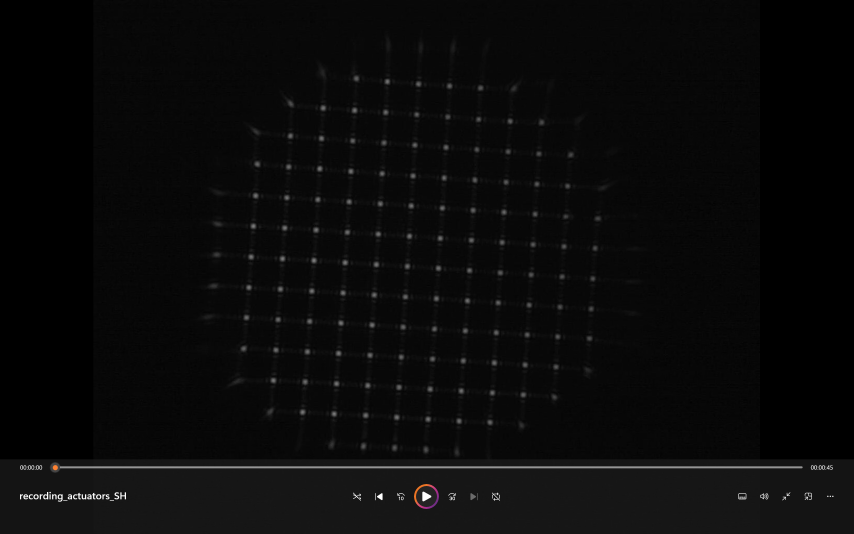
#> input picture Videos/61reference.png, 2560 x 1600 px, found by its file name (shown at 1/3 size); the run also reads 1 picture not shown here
$ python reconstruction_latest.py
#> lines starting #> are read from the running program, lines starting #| are printed output that depends on the picture; after the words box and inside, x2 and y2 are one past the last pixel; in counts of white or black regions, pixels touching at a corner belong together
import cv2
import numpy as np
import matplotlib.pyplot as plt
from scipy.ndimage.measurements import center_of_mass
from zernike import RZern
# [6 lines of commented-out code are left out]

img_original=cv2.imread(r"C:\Users\ASUS\Desktop\adaptive_optics\Project\Section5\get_slope\61reference.png")
#> img_original is the input picture: shape (1600, 2560, 3); mean B, G, R 10, 10, 10
img_change1 = cv2.imread(r"C:\Users\ASUS\Desktop\adaptive_optics\Project\Section5\get_slope\61change1.png")
img_change2 = cv2.imread(r"C:\Users\ASUS\Desktop\adaptive_optics\Project\Section5\get_slope\61change2.png")
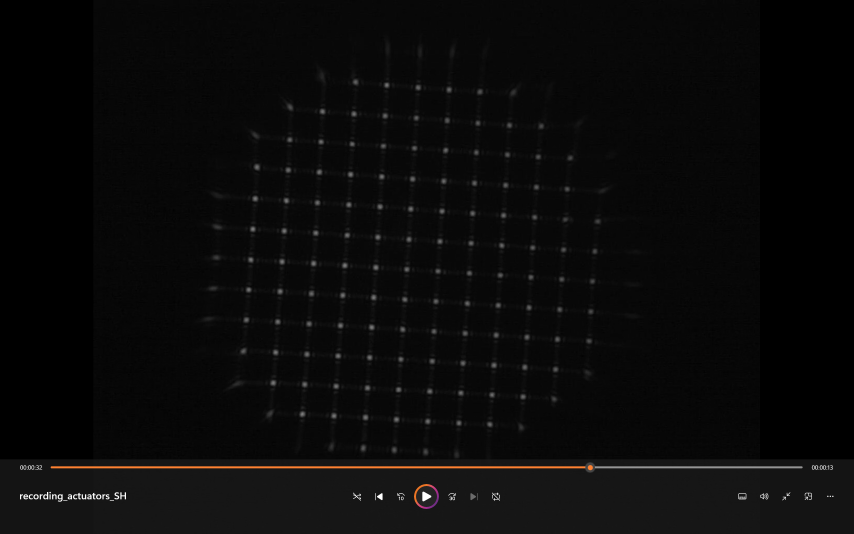
#> input picture Videos/61change2.png, 2560 x 1600 px, found by its file name (shown at 1/3 size)
#> img_change2 is the input picture: shape (1600, 2560, 3); mean B, G, R 9.7, 9.9, 10.3
#print(np.shape(img_original))
#Cut the picture
img_original=img_original[10:1300,(1280-800):(1280+700),:]
#> img_original: shape (1290, 1500, 3)
img_change1=img_change1[10:1300,(1280-800):(1280+700),:]
#> img_change1: shape (1290, 1500, 3)
img_change2=img_change2[10:1300,(1280-800):(1280+700),:]
#> img_change2: shape (1290, 1500, 3)


def create_reference_fixed_grid(img):
    img_gray=cv2.cvtColor(img,cv2.COLOR_BGR2GRAY)
    #find threshod
    retv,thresh=cv2.threshold(img_gray,50,255,cv2.THRESH_BINARY)
    #find contour
    contours,hierarchy=cv2.findContours(thresh,cv2.RETR_TREE,cv2.CHAIN_APPROX_SIMPLE)
    # [6 lines of commented-out code are left out]
    points = np.zeros((len(contours),2))
    i=0
    for contour in contours:
        # Calculate the moments of the contour
        moments = cv2.moments(contour)
        # Calculate the centroid coordinates
        if moments['m00'] !=0:
            center_x = int(moments['m10'] / moments['m00'])
            center_y = int(moments['m01'] / moments['m00'])
        else:
            center_x = 0
            center_y = 0
        # Add the point to the list
        points[i][0]=center_x
        points[i][1]=center_y
        i=i+1
    return points

def get_slopes(image, reference_centers):
    # Draw grid around reference centers
    image_d=image
    image=cv2.cvtColor(image,cv2.COLOR_BGR2GRAY)
    grid_size = np.abs(reference_centers[1,0] - reference_centers[0,0])
    # Number of row and col of gird
    grid_rows = int((np.max(reference_centers[:, 1]) - np.min(reference_centers[:, 1])) / grid_size) + 1
    grid_cols = int((np.max(reference_centers[:, 0]) - np.min(reference_centers[:, 0])) / grid_size) + 1
    # draw the gird
    abs_centriod=np.zeros((len(reference_centers),2))
    for i in range(reference_centers.shape[0]):
        # Some definition
        width=int(grid_size/2)
        center_x = int(reference_centers[i,0])
        center_y = int(reference_centers[i,1])
        # Divide image into small grid matrix
        # Coordinate of opnecv and numpy.array is opposite!!
        small_grid = image[(center_y - width):(center_y + width), (center_x - width):(center_x + width)]
        # Find CoG of small matrix
        _, thresholded_image = cv2.threshold(small_grid, 50, 255, cv2.THRESH_BINARY)
        moments = cv2.moments(thresholded_image)
        r_centriod=np.zeros((2,1))
        if moments['m00'] !=0:
            r_centriod[0] = moments['m10'] / moments['m00']
            r_centriod[1] = moments['m01'] / moments['m00']
        else:
            r_centriod[0] = 0
            r_centriod[1] = 0
        abs_centriod[i,0] = center_x-width+r_centriod[0]
        abs_centriod[i,1] = center_y-width+r_centriod[1]
        # Draw the rectangle and position of CoG
    for i in range(reference_centers.shape[0]):
        center_x=int(reference_centers[i,0])
        center_y=int(reference_centers[i,1])

        draw_1=cv2.rectangle(image_d, (center_x-width,center_y-width),(center_x+width, center_y+width), (255,255,255), 2)
        draw_1=cv2.circle(draw_1, (int(abs_centriod[i,0]), int(abs_centriod[i,1])), 5, (255,255,255))
        draw_1=cv2.circle(draw_1, (center_x, center_y), 5, (0,255,255))
    new_draw = cv2.resize(draw_1, None, fx = 0.75, fy = 0.75)
    cv2.imshow('grid',new_draw)
    cv2.waitKey()
    cv2.destroyAllWindows()
    # Calculate deviation from reference center
    deviations = abs_centriod-reference_centers
    return deviations

refer_points=create_reference_fixed_grid(img_original)
#> in create_reference_fixed_grid, `retv,thresh=cv2.threshold(img_gray,50,255,cv2.THRESH_BINARY)`:
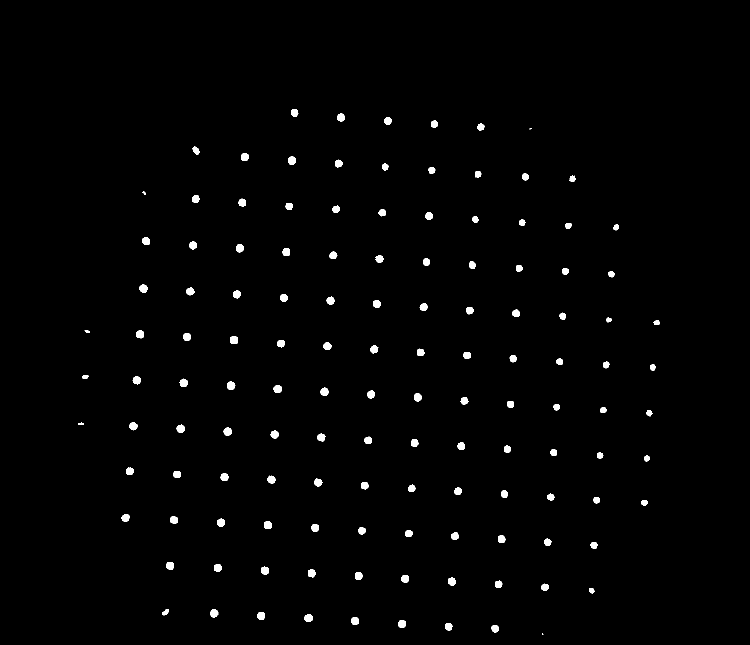
#> thresh: shape (1290, 1500) (shown at 1/2 size); 1.1% white; 130 white regions (2 under 20 px)
#> in create_reference_fixed_grid, `contours,hierarchy=cv2.findContours(thresh,cv2.RETR_TREE,cv2.CHAIN_APP..`: contours = 130 contours, 3 with area under 20; largest, box (x1, y1, x2, y2) and area: (454, 763, 471, 780) 197, (460, 672, 476, 688) 194, (547, 770, 564, 786) 192, (420, 1218, 437, 1235) 190, (272, 660, 288, 677) 188
#> in create_reference_fixed_grid, `points = np.zeros((len(contours),2))`: points = 130 pairs, first value 0 to 0, second value 0 to 0
#> the loop in create_reference_fixed_grid, `for contour in contours:` made 130 passes
#> (center_x, center_y) on passes 1 to 12: (1084, 1267), (989, 1256), (896, 1252), (803, 1247), (709, 1241), (616, 1235), (522, 1231), (427, 1226), (330, 1224), (1182, 1180), (1089, 1174), (996, 1168)
#> center_x on pass 100: 666
#> after the loop in create_reference_fixed_grid, `for contour in contours:`: i = 130; points = 130 pairs, first value 161 to 1313, second value 225 to 1267
#> refer_points has the same summary as points in create_reference_fixed_grid

D1=get_slopes(img_original,refer_points)
#> in get_slopes, `grid_size = np.abs(reference_centers[1,0] - reference_centers[0,0])`: grid_size = 95
#> in get_slopes, `grid_rows = int((np.max(reference_centers[:, 1]) - np.min(reference_ce..`: grid_rows = 11
#> in get_slopes, `grid_cols = int((np.max(reference_centers[:, 0]) - np.min(reference_ce..`: grid_cols = 13
#> in get_slopes, `abs_centriod=np.zeros((len(reference_centers),2))`: abs_centriod = 130 pairs, first value 0 to 0, second value 0 to 0
#> the loop in get_slopes, `for i in range(reference_centers.shape[0]):` made 130 passes
#> after the loop in get_slopes, `for i in range(reference_centers.shape[0]):`:
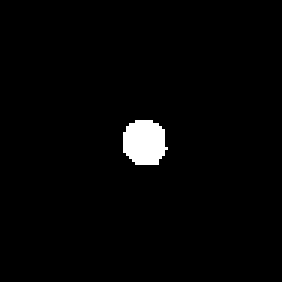
#> thresholded_image: shape (94, 94) (shown 3 times larger); 2% white; 1 white region, box (x1, y1, x2, y2) and area: (41, 40, 56, 55) 181
#> after the loop in get_slopes, `for i in range(reference_centers.shape[0]):`: abs_centriod = 130 pairs, first value 161.3 to 1313.2, second value 225 to 1267.4
#> the loop in get_slopes, `for i in range(reference_centers.shape[0]):` made 130 passes
#> pass 1, in get_slopes, `draw_1=cv2.circle(draw_1, (int(abs_centriod[i,0]), int(abs_centriod[i,..`:
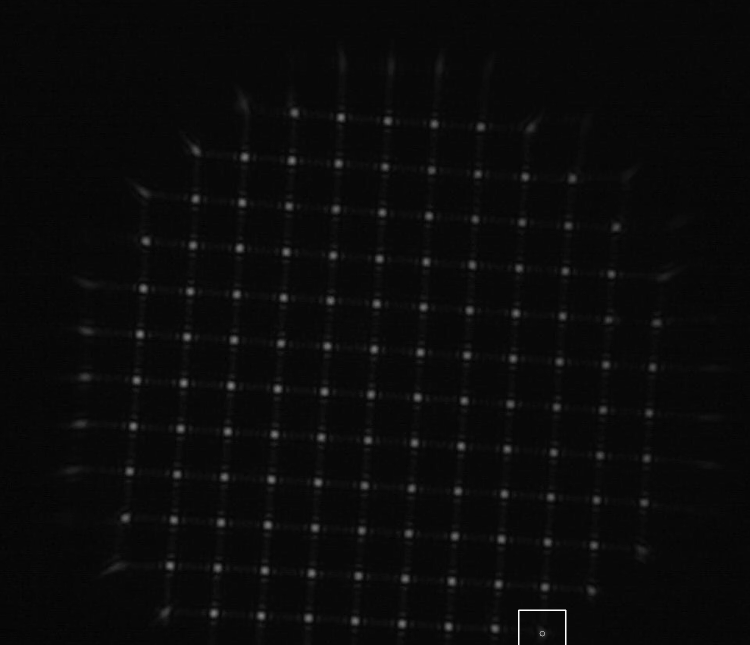
#> draw_1: shape (1290, 1500, 3) (shown at 1/2 size); min 0, max 255, mean 10.2
#> after the loop in get_slopes, `for i in range(reference_centers.shape[0]):`: image_d: shape (1290, 1500, 3); mean B, G, R 24.8, 25.3, 25.3
D2=get_slopes(img_change1, refer_points)-D1
#> after the loop in get_slopes (call 2), `for i in range(reference_centers.shape[0]):`: thresholded_image: shape (94, 94); 2.1% white; 1 white region, box (x1, y1, x2, y2) and area: (41, 42, 56, 57) 186
#> after the loop in get_slopes (call 2), `for i in range(reference_centers.shape[0]):`:
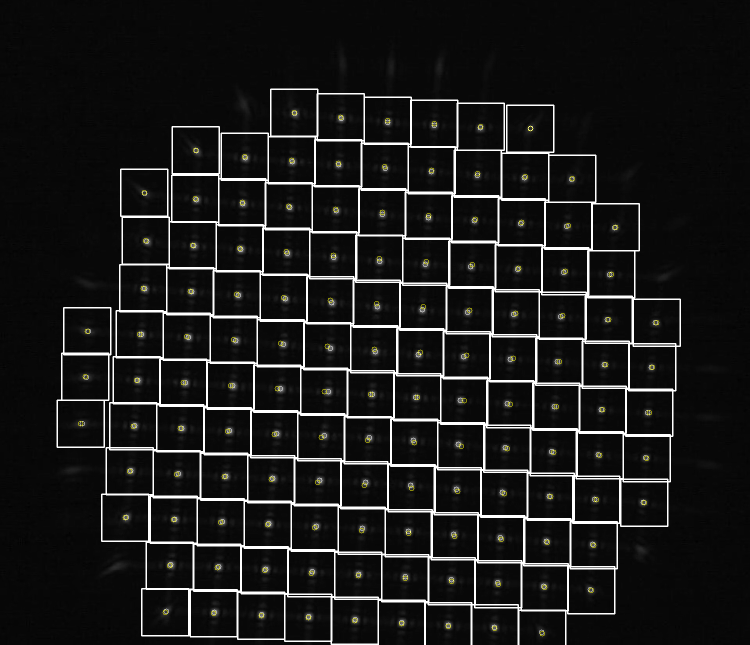
#> image_d: shape (1290, 1500, 3) (shown at 1/2 size); mean B, G, R 25.2, 25.6, 25.6
D3=get_slopes(img_change2, refer_points)-D1
#> after the loop in get_slopes (call 3), `for i in range(reference_centers.shape[0]):`: thresholded_image: shape (94, 94); 2.1% white; 1 white region, box (x1, y1, x2, y2) and area: (38, 50, 53, 66) 184
#> after the loop in get_slopes (call 3), `for i in range(reference_centers.shape[0]):`:
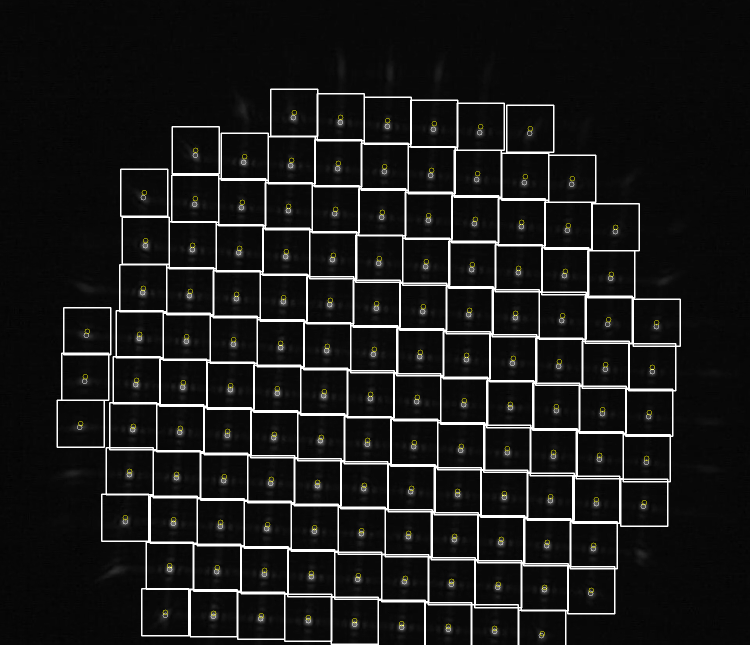
#> image_d: shape (1290, 1500, 3) (shown at 1/2 size); mean B, G, R 25.2, 25.6, 25.6
#> in get_slopes (call 3), `new_draw = cv2.resize(draw_1, None, fx = 0.75, fy = 0.75)`:
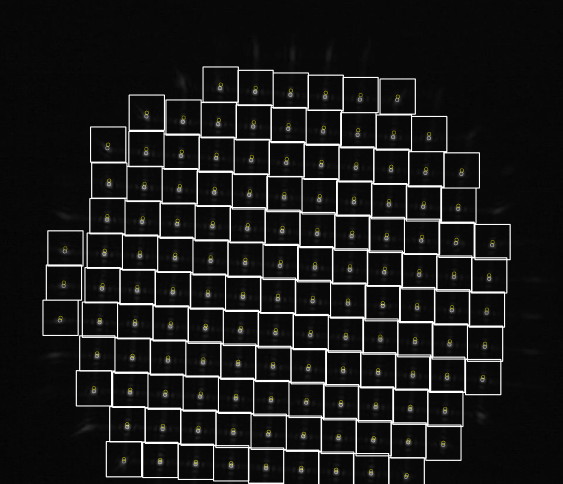
#> new_draw: shape (968, 1125, 3) (shown at 1/2 size); mean B, G, R 25.2, 25.6, 25.6
D_test=np.zeros(np.shape(D3))
D_test[:,0]=1

# B Matrix
def normalize_coordinates(points):
    # Calculate the center of the points
    center = np.mean(points, axis=0)

    # Calculate the maximum distance from the center to any point
    max_distance = np.max(np.linalg.norm(points - center, axis=1))

    # Normalize the coordinates
    normalized_points = (points - center) / max_distance

    return normalized_points

normalized_pos=normalize_coordinates(refer_points)

def get_Bmatrix(points,Zorder):
    cart = RZern(Zorder)
    L, K = 1000, 1000
    ddx = np.linspace(-1.0, 1.0, K)
    ddy = np.linspace(-1.0, 1.0, L)
    xv, yv = np.meshgrid(ddx, ddy)
    cart.make_cart_grid(xv, yv)

    cart.ZZ = np.zeros((xv.size, cart.nk),order='F', dtype=cart.numpy_dtype)
    cart.shape = xv.shape
    rho = np.sqrt(np.square(xv) + np.square(yv))
    theta = np.arctan2(yv, xv)
    for k in range(cart.nk):
        prod = cart.radial(k, rho) * cart.angular(k, theta)
        #Code below can be comment
        prod[rho > 1.0] = 0
        cart.ZZ[:, k] = cart.vect(prod)

    B=np.zeros((2*points.shape[0],cart.nk))
    for i in range(cart.nk):
        #Define coefficient
        c = np.zeros((cart.nk,1))
        c[i] = 1
        Phi = cart.eval_grid(c, matrix=True)
        #Unncomment code below to check Zernike polynomial!
        #cv2.imshow('Phi',Phi)
        #cv2.waitKey()
        #cv2.destroyAllWindows()
        for j in range(points.shape[0]):
            #find where is point in pixel
            pixel_x=int(points[j,0]*L/2)
            pixel_y=int(points[j,1]*K/2)
            #Gradient of y in certain point
            B[2*j+1,i]=(Phi[pixel_y+1,pixel_x]-Phi[pixel_y-1,pixel_x])/2
            #Gradient of x in certain point
            B[2*j,i]=(Phi[pixel_y,pixel_x+1]-Phi[pixel_y,pixel_x-1])/2
    return B,cart

B,cart=get_Bmatrix(normalized_pos,7)
#> (the run stopped early here; a loop or call above may not have finished)
